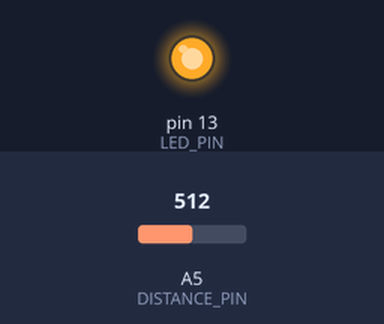
Recording of a sketch running on a simulated Arduino Uno, built with avr-gcc and run on an emulated ATmega328P. Parts: output pins drawn as LEDs (lit = HIGH). The test bench sets the inputs (shaded band); at power-on: A5 (DISTANCE_PIN) = 512. What the sketch prints to the serial monitor is not drawn.

Above: at 0.1 s.
Timing chart, 0 to 1.6 s (numbered marks = the images above):
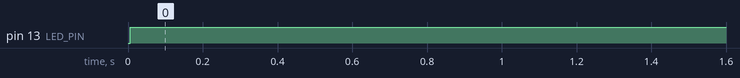

Measured:
- by itself, pin 13 (LED_PIN): LOW → HIGH at 0.01 s

The sketch:

pir_sensor.ino
```cpp
/* read a sharp distance sensor,
* read a poti value as threshold
* light an indicator-LED, send status via Serial
*/
#include "RunningMedian.h"

#define CMD_QUERY_ID "ID"
#define CMD_START "START"
#define CMD_STOP "STOP"
#define CMD_RESET "RESET"
#define DEVICE_ID "DISTANCE_SENSOR"

#define DISTANCE_PIN A5
// #define POTI_PIN A1
#define LED_PIN 13

const uint8_t g_num_pirs = 1;
const uint8_t g_pir_pins[g_num_pirs] = {6};

char g_serial_buf[512];

enum State
{
    STATE_INACTIVE = 0,
    STATE_ACTIVE = 1
};

uint32_t g_state_buf = STATE_INACTIVE;

//! time managment
int g_update_interval = 33;
int g_time_accum = 0;
long g_last_time_stamp;

const int g_distance_thresh = 350;
const uint16_t g_sense_interval = 1;
const uint16_t g_num_samples = 5;

RunningMedian g_running_median = RunningMedian(g_num_samples);

volatile uint32_t g_motion_timestamp = 0;
volatile bool g_pir_active = false;
const uint32_t g_motion_timeout = 120000;

void motion_ISR()
{
    g_motion_timestamp = millis();
    g_pir_active = false;
    for(int i = 0; i < g_num_pirs; ++i){ g_pir_active |= digitalRead(g_pir_pins[i]); }
}

void setup()
{
    for(uint8_t i = 0; i < g_num_pirs; i++)
    {
        pinMode(g_pir_pins[i], INPUT);
        attachInterrupt(g_pir_pins[i], motion_ISR, CHANGE);
    }
    pinMode(DISTANCE_PIN, INPUT);
    pinMode(LED_PIN, OUTPUT);
    Serial.begin(57600);
}

void loop()
{
    // time measurement
    uint32_t delta_time = millis() - g_last_time_stamp;
    g_last_time_stamp = millis();
    g_time_accum += delta_time;

    for(uint8_t i = 0; i < g_num_samples; i++)
    {
        g_running_median.add(analogRead(DISTANCE_PIN));
        delay(g_sense_interval);
    }
    int distance_val = g_running_median.getMedian();

    if(distance_val > g_distance_thresh)
    {
         g_state_buf = STATE_ACTIVE;
         g_motion_timestamp = millis();
    }

    // evaluate motion timeout
    bool is_timer_running = millis() - g_motion_timestamp < g_motion_timeout;
    if(!is_timer_running){ g_state_buf = STATE_INACTIVE; }

    int millis_left = g_motion_timeout - millis() + g_motion_timestamp;

    if(g_time_accum >= g_update_interval)
    {
        // sprintf(g_serial_buf, "active: %d -- distance: %d -- pir: %d\n",
        //         g_state_buf, distance_val, g_pir_active);
        sprintf(g_serial_buf, "%d\n", g_state_buf ? millis_left : 0);

        Serial.write(g_serial_buf);
        g_time_accum = 0;

        process_serial_input(Serial);
    }
    digitalWrite(LED_PIN, g_state_buf);
}

template <typename T> void process_serial_input(T& the_serial)
{
    uint16_t buf_idx = 0;

    while(the_serial.available())
    {
        // get the new byte:
        char c = the_serial.read();

        switch(c)
        {
            case '\r':
            case '\0':
                continue;

            case '\n':
                g_serial_buf[buf_idx] = '\0';
                buf_idx = 0;
                parse_line(g_serial_buf);
                break;

            default:
                g_serial_buf[buf_idx++] = c;
                break;
        }
    }
}

bool check_for_cmd(const char* the_str)
{
    if(strcmp(the_str, CMD_QUERY_ID) == 0)
    {
        char buf[32];
        sprintf(buf, "%s %s\n", the_str, DEVICE_ID);
        Serial.write(buf);
        return true;
    }
    return false;
}

void parse_line(char *the_line)
{
    const char* delim = " ";
    char *token = strtok(the_line, delim);
    uint16_t i = 0;

    while(token)
    {
        if(check_for_cmd(token)){ break; }
        token = strtok(nullptr, delim);
    }
}
```
